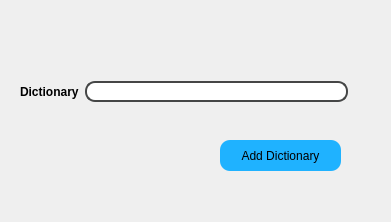
<?xml version="1.0" encoding="UTF-8"?>
<ui version="4.0">
 <class>DictAdd</class>
 <widget class="QDialog" name="DictAdd">
  <property name="geometry">
   <rect>
    <x>0</x>
    <y>0</y>
    <width>391</width>
    <height>222</height>
   </rect>
  </property>
  <property name="windowTitle">
   <string>Dialog</string>
  </property>
  <widget class="QPushButton" name="pushButton">
   <property name="geometry">
    <rect>
     <x>220</x>
     <y>140</y>
     <width>121</width>
     <height>31</height>
    </rect>
   </property>
   <property name="styleSheet">
    <string notr="true">QPushButton{
	background-color: rgb(31, 178, 255);
	selection-background-color: rgb(85, 255, 0);
	padding: 6px;
	border-radius: 10px;
	font: bold 8pt &quot;Georgia&quot;;
	
}
QPushButton:hover{
   background-color: rgb(6, 85, 255)
}
QPushButton:pressed {
	border-style:solid;
	border-width:3px;
}</string>
   </property>
   <property name="text">
    <string>Add Dictionary</string>
   </property>
  </widget>
  <widget class="QWidget" name="layoutWidget">
   <property name="geometry">
    <rect>
     <x>20</x>
     <y>80</y>
     <width>328</width>
     <height>23</height>
    </rect>
   </property>
   <layout class="QHBoxLayout" name="horizontalLayout">
    <item>
     <widget class="QLabel" name="label">
      <property name="styleSheet">
       <string notr="true">QLabel{
	
	font: 8pt &quot;Georgia&quot;;
	font:bold;
}</string>
      </property>
      <property name="text">
       <string>Dictionary</string>
      </property>
     </widget>
    </item>
    <item>
     <widget class="QLineEdit" name="lineEdit">
      <property name="styleSheet">
       <string notr="true">QLineEdit{
	background-color: rgb(255, 255, 255);
	border-width: 2px;
	border-style: solid;
	border-color: rgb(69, 70, 70);
	border-radius: 10px;
	height: 17px;

}</string>
      </property>
     </widget>
    </item>
   </layout>
  </widget>
 </widget>
 <resources/>
 <connections/>
</ui>
